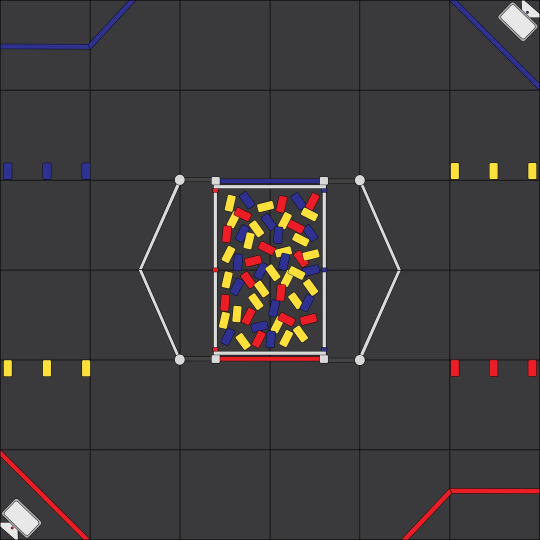
#> input picture image.png, 1080 x 1080 px, given in place of the camera (shown at 1/2 size)
$ python cv_color_computer.py
#> lines starting #> are read from the running program, lines starting #| are printed output that depends on the picture; after the words box and inside, x2 and y2 are one past the last pixel; in counts of white or black regions, pixels touching at a corner belong together
import cv2
import numpy as np
import math
import time
from collections import defaultdict

# Track OpenCV function calls and timing
opencv_stats = defaultdict(lambda: {'count': 0, 'total_time': 0})

def track_opencv(func_name):
#> in main, frame is the input picture: shape (1080, 1080, 3); mean B, G, R 62.3, 61.1, 64.4
    def decorator(func):
        def wrapper(*args, **kwargs):
            start = time.time()
            result = func(*args, **kwargs)
#> result: shape (1080, 1080, 3); mean H, S, V 114.7, 20.1, 67.6
            end = time.time()
            opencv_stats[func_name]['count'] += 1
            opencv_stats[func_name]['total_time'] += (end - start)
            return result
        return wrapper
    return decorator

# Wrap commonly used OpenCV functions
cv2.split = track_opencv('split')(cv2.split)
cv2.cvtColor = track_opencv('cvtColor')(cv2.cvtColor)
cv2.inRange = track_opencv('inRange')(cv2.inRange)
cv2.bitwise_and = track_opencv('bitwise_and')(cv2.bitwise_and)
cv2.bitwise_or = track_opencv('bitwise_or')(cv2.bitwise_or)
cv2.bitwise_not = track_opencv('bitwise_not')(cv2.bitwise_not)
cv2.morphologyEx = track_opencv('morphologyEx')(cv2.morphologyEx)
cv2.GaussianBlur = track_opencv('GaussianBlur')(cv2.GaussianBlur)
cv2.Sobel = track_opencv('Sobel')(cv2.Sobel)
cv2.Canny = track_opencv('Canny')(cv2.Canny)
cv2.findContours = track_opencv('findContours')(cv2.findContours)
cv2.drawContours = track_opencv('drawContours')(cv2.drawContours)
cv2.bilateralFilter = track_opencv('bilateralFilter')(cv2.bilateralFilter)
cv2.normalize = track_opencv('normalize')(cv2.normalize)
cv2.dilate = track_opencv('dilate')(cv2.dilate)
cv2.contourArea = track_opencv('contourArea')(cv2.contourArea)

# Define color ranges for game pieces (adjust these based on your specific game pieces)
lower_blue = np.array([100, 50, 50])
upper_blue = np.array([130, 255, 255])
lower_red1 = np.array([0, 100, 100])
upper_red1 = np.array([10, 255, 255])
lower_red2 = np.array([160, 100, 100])
upper_red2 = np.array([180, 255, 255])
lower_yellow = np.array([20, 100, 100])
upper_yellow = np.array([30, 255, 255])

# Constants
SMALL_CONTOUR_AREA = 1000
ABSOLUTE_SHADOW_THRESHOLD = 160
RELATIVE_SHADOW_THRESHOLD_FACTOR = 1
SHADOW_EDGE_DISTANCE = 10
ABSOLUTE_SHADOW_CONFIRMED_THRESHOLD = 30
DARK_THRESHOLD = 50 # Threshold for dark areas
CANNY_LOW = 50
CANNY_HIGH = 150

# Camera settings
CAMERA_WIDTH = 320
CAMERA_HEIGHT = 240
CAMERA_FPS = 120

# [83 lines left out: functions identify_color, calculate_angle, draw_info, separate_touching_contours, not called in this run]

def remove_shadows(image, mask, threshold):
    # Convert to grayscale for edge and dark area detection
    gray = cv2.cvtColor(image, cv2.COLOR_BGR2GRAY)

    # Create dark mask
    _, dark_mask = cv2.threshold(gray, DARK_THRESHOLD, 255, cv2.THRESH_BINARY_INV)
    cv2.imshow('Dark Mask', dark_mask)

    # Detect edges
    edges = cv2.Canny(dark_mask, CANNY_LOW, CANNY_HIGH)
    cv2.imshow('Edge Detection', edges)

    # Dilate edges to create edge mask
    kernel = np.ones((3,3), np.uint8)
    edge_mask = cv2.dilate(edges, kernel, iterations=1)
    cv2.imshow('Dilated Edge Mask', edge_mask)

    # Combine dark and edge masks
    combined_mask = cv2.bitwise_or(dark_mask, edge_mask)
    cv2.imshow('Combined Mask', combined_mask)

    # Invert the combined mask to keep non-edge, non-dark areas
    clean_mask = cv2.bitwise_not(combined_mask)

    # Apply the clean mask to the original mask
    mask = cv2.bitwise_and(mask, clean_mask)

    # Now proceed with shadow removal on the cleaned mask
    _, thresh = cv2.threshold(gray, threshold, 255, cv2.THRESH_BINARY)
    cv2.imshow('Threshold', thresh)

    _, absolute_thresh = cv2.threshold(gray, ABSOLUTE_SHADOW_CONFIRMED_THRESHOLD, 255, cv2.THRESH_BINARY)
    cv2.imshow('Absolute Threshold', absolute_thresh)

    initial_mask = cv2.bitwise_and(mask, absolute_thresh)
    cv2.imshow('Initial Mask', initial_mask)

    # Calculate distance transform
    dist_transform = cv2.distanceTransform(initial_mask, cv2.DIST_L2, 5)

    # Normalize distance transform for visualization
    dist_normalized = np.zeros(dist_transform.shape, dtype=np.uint8)
    cv2.normalize(dist_transform, dist_normalized, 0, 255, cv2.NORM_MINMAX)
    cv2.imshow('Distance Transform', dist_normalized)

    # Threshold the distance transform
    _, noshadow_mask = cv2.threshold(dist_transform, SHADOW_EDGE_DISTANCE, 255, cv2.THRESH_BINARY)
    noshadow_mask = np.uint8(noshadow_mask)
    cv2.imshow('No Shadow Mask', noshadow_mask)

    final_mask = cv2.bitwise_and(initial_mask, thresh)
    final_mask = cv2.bitwise_or(final_mask, noshadow_mask)
    cv2.imshow('Final Mask', final_mask)

    result = cv2.bitwise_and(image, image, mask=final_mask)
    cv2.imshow('Shadow Removal Result', result)
    return result

def process_frame(frame):
    try:
        loop_start = time.time()

        # Step 1: Convert to HSV and blur
        hsv = cv2.cvtColor(frame, cv2.COLOR_BGR2HSV)
        blurred = cv2.GaussianBlur(hsv, (5, 5), 0)
#> blurred: shape (1080, 1080, 3); mean H, S, V 114.7, 20, 67.7
        cv2.imshow('Step 1: Blurred HSV', blurred)

        # Step 2: Create color masks
        mask_blue = cv2.inRange(blurred, lower_blue, upper_blue)
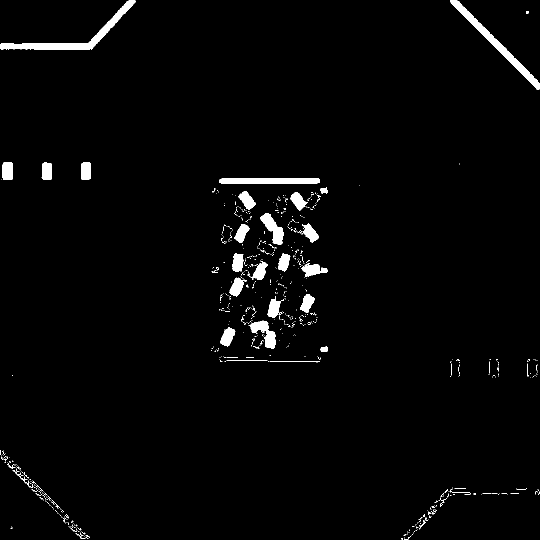
#> mask_blue: shape (1080, 1080) (shown at 1/2 size); 2.2% white; 673 white regions (627 under 20 px), largest, box (x1, y1, x2, y2) and area: (0, 0, 272, 100) 3794, (901, 0, 1080, 179) 3234, (439, 356, 640, 368) 2195
        mask_red1 = cv2.inRange(blurred, lower_red1, upper_red1)
#> mask_red1: shape (1080, 1080); 0% white in thin lines or dots, all inside (x1, y1, x2, y2) = (171, 394, 863, 1080)
        mask_red2 = cv2.inRange(blurred, lower_red2, upper_red2)
#> mask_red2: shape (1080, 1080); 0.99% white; 64 white regions (23 under 20 px), largest, box (x1, y1, x2, y2) and area: (440, 713, 639, 722) 1511, (903, 977, 1078, 987) 1458, (1056, 720, 1074, 753) 509
        mask_red = cv2.bitwise_or(mask_red1, mask_red2)
        mask_yellow = cv2.inRange(blurred, lower_yellow, upper_yellow)
#> mask_yellow: shape (1080, 1080); 1.4% white; 100 white regions (72 under 20 px), largest, box (x1, y1, x2, y2) and area: (487, 441, 527, 499) 1074, (449, 389, 478, 457) 976, (561, 532, 609, 574) 962
        cv2.imshow('Step 2: Blue Mask', mask_blue)
        cv2.imshow('Step 2: Red Mask', mask_red)
        cv2.imshow('Step 2: Yellow Mask', mask_yellow)

        # Step 3: Morphological operations
        kernel = cv2.getStructuringElement(cv2.MORPH_ELLIPSE, (3, 3))
        mask_blue = cv2.morphologyEx(mask_blue, cv2.MORPH_OPEN, kernel)
#> mask_blue: shape (1080, 1080); 1.9% white; 66 white regions (42 under 20 px), largest, box (x1, y1, x2, y2) and area: (0, 0, 272, 100) 3783, (901, 0, 1080, 179) 3229, (439, 356, 640, 368) 2192
        mask_red = cv2.morphologyEx(mask_red, cv2.MORPH_OPEN, kernel)
#> mask_red: shape (1080, 1080); 0.96% white; 51 white regions (6 under 20 px), largest, box (x1, y1, x2, y2) and area: (440, 713, 638, 722) 1498, (903, 977, 1077, 987) 1445, (1056, 720, 1074, 753) 504
        mask_yellow = cv2.morphologyEx(mask_yellow, cv2.MORPH_OPEN, kernel)
#> mask_yellow: shape (1080, 1080); 1.4% white; 28 white regions, largest, box (x1, y1, x2, y2) and area: (487, 441, 527, 499) 1070, (449, 389, 478, 457) 969, (561, 532, 609, 573) 952
        cv2.imshow('Step 3: Morphed Blue Mask', mask_blue)
        cv2.imshow('Step 3: Morphed Red Mask', mask_red)
        cv2.imshow('Step 3: Morphed Yellow Mask', mask_yellow)

        # Step 4: Remove shadows
        blue_no_shadow = remove_shadows(frame, mask_blue, ABSOLUTE_SHADOW_THRESHOLD)
#> in remove_shadows, `_, dark_mask = cv2.threshold(gray, DARK_THRESHOLD, 255, cv2.THRESH_BIN..`: dark_mask: shape (1080, 1080); 3.6% white in thin lines or dots
#> in remove_shadows, `edges = cv2.Canny(dark_mask, CANNY_LOW, CANNY_HIGH)`:
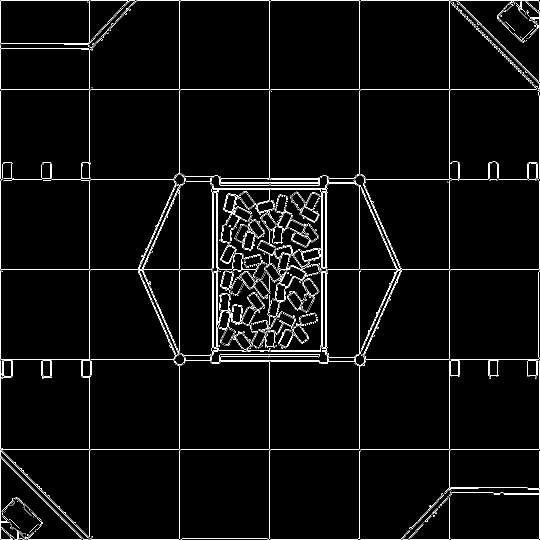
#> edges: shape (1080, 1080) (shown at 1/2 size); 3.1% white in thin lines or dots
#> in remove_shadows, `edge_mask = cv2.dilate(edges, kernel, iterations=1)`: edge_mask: shape (1080, 1080); 9.5% white; 1 white region, box (x1, y1, x2, y2) and area: (0, 0, 1080, 1080) 110481
#> in remove_shadows, `combined_mask = cv2.bitwise_or(dark_mask, edge_mask)`:
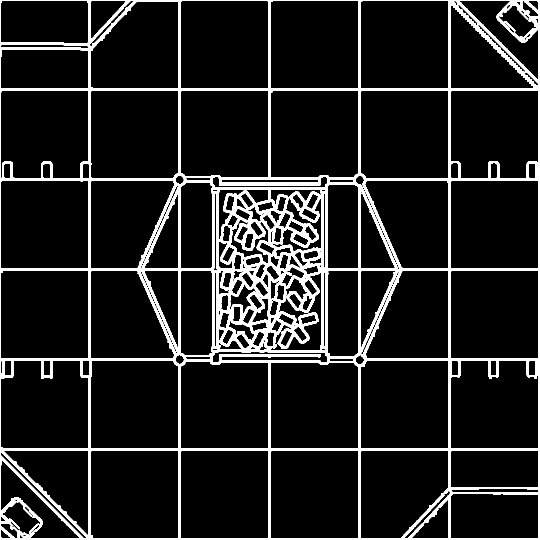
#> combined_mask: shape (1080, 1080) (shown at 1/2 size); 10.4% white; 1 white region, box (x1, y1, x2, y2) and area: (0, 0, 1080, 1080) 121028
#> in remove_shadows, `clean_mask = cv2.bitwise_not(combined_mask)`:
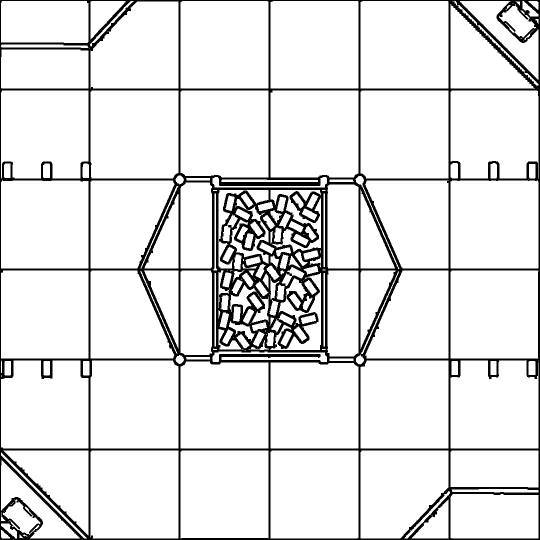
#> clean_mask: shape (1080, 1080) (shown at 1/2 size); 89.6% white; 1 black region, box (x1, y1, x2, y2) and area: (0, 0, 1080, 1080) 121028
#> in remove_shadows, `mask = cv2.bitwise_and(mask, clean_mask)`: mask: shape (1080, 1080); 0.82% white; 57 white regions (33 under 20 px), largest, box (x1, y1, x2, y2) and area: (2, 89, 177, 96) 956, (906, 2, 1077, 171) 871, (443, 359, 636, 364) 862
#> in remove_shadows, `_, thresh = cv2.threshold(gray, threshold, 255, cv2.THRESH_BINARY)`: thresh: shape (1080, 1080); 3% white; 51 white regions, largest, box (x1, y1, x2, y2) and area: (5, 998, 82, 1075) 2817, (997, 5, 1075, 82) 2814, (428, 370, 652, 377) 1543
#> in remove_shadows, `_, absolute_thresh = cv2.threshold(gray, ABSOLUTE_SHADOW_CONFIRMED_THR..`:
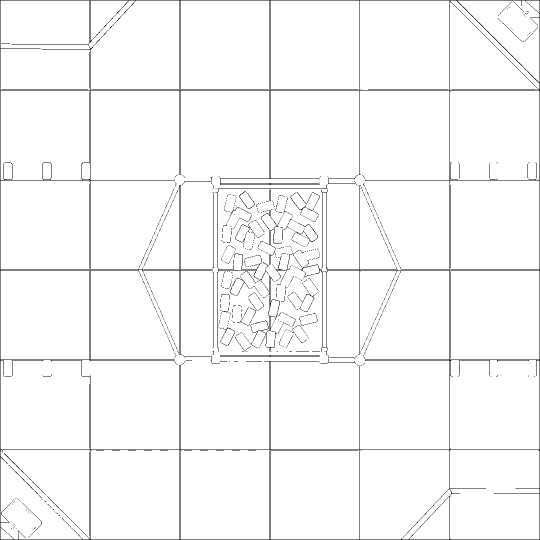
#> absolute_thresh: shape (1080, 1080) (shown at 1/2 size); 97.3% white; black in thin lines or dots
#> in remove_shadows, `cv2.normalize(dist_transform, dist_normalized, 0, 255, cv2.NORM_MINMAX)`: dist_normalized: shape (1080, 1080); every value is 0
#> in remove_shadows, `_, noshadow_mask = cv2.threshold(dist_transform, SHADOW_EDGE_DISTANCE,..`: noshadow_mask: shape (1080, 1080) float32; every value is 0
#> in remove_shadows, `result = cv2.bitwise_and(image, image, mask=final_mask)`: result: shape (1080, 1080, 3); every value is 0
        red_no_shadow = remove_shadows(frame, mask_red, ABSOLUTE_SHADOW_THRESHOLD)
#> in remove_shadows (call 2), `mask = cv2.bitwise_and(mask, clean_mask)`: mask: shape (1080, 1080); 0.73% white; 48 white regions (14 under 20 px), largest, box (x1, y1, x2, y2) and area: (443, 714, 637, 720) 1049, (904, 978, 1077, 985) 978, (1057, 722, 1071, 750) 376
        yellow_no_shadow = remove_shadows(frame, mask_yellow, ABSOLUTE_SHADOW_THRESHOLD)
#> call 3 of remove_shadows, with threshold = 160
#> in remove_shadows (call 3), `mask = cv2.bitwise_and(mask, clean_mask)`:
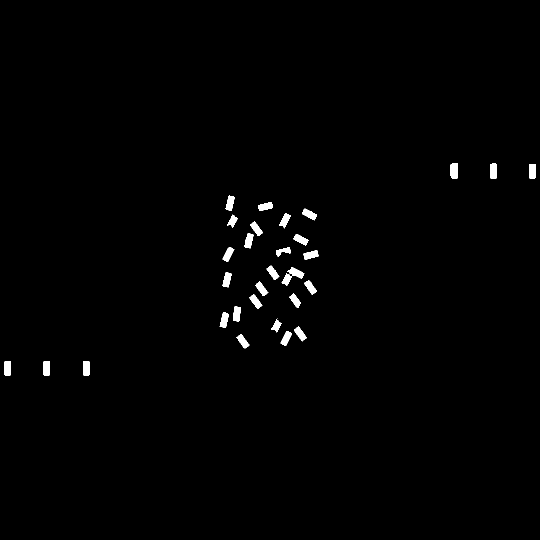
#> mask: shape (1080, 1080) (shown at 1/2 size); 0.93% white; 30 white regions, largest, box (x1, y1, x2, y2) and area: (563, 534, 609, 572) 638, (901, 326, 916, 357) 444, (981, 326, 994, 357) 386
#> in remove_shadows (call 3), `final_mask = cv2.bitwise_and(initial_mask, thresh)`: final_mask: shape (1080, 1080); 0.93% white; 32 white regions (1 under 20 px)
        cv2.imshow('Step 4: Blue No Shadow', blue_no_shadow)
        cv2.imshow('Step 4: Red No Shadow', red_no_shadow)
        cv2.imshow('Step 4: Yellow No Shadow', yellow_no_shadow)

        # Step 5: Convert to grayscale
        blue_gray = cv2.cvtColor(blue_no_shadow, cv2.COLOR_BGR2GRAY)
        red_gray = cv2.cvtColor(red_no_shadow, cv2.COLOR_BGR2GRAY)
        yellow_gray = cv2.cvtColor(yellow_no_shadow, cv2.COLOR_BGR2GRAY)
        cv2.imshow('Step 5: Blue Gray', blue_gray)
        cv2.imshow('Step 5: Red Gray', red_gray)
        cv2.imshow('Step 5: Yellow Gray', yellow_gray)

        # Step 6: Find contours
        contours_blue, _ = cv2.findContours(blue_gray, cv2.RETR_EXTERNAL, cv2.CHAIN_APPROX_SIMPLE)
#> contours_blue = []
        contours_red, _ = cv2.findContours(red_gray, cv2.RETR_EXTERNAL, cv2.CHAIN_APPROX_SIMPLE)
#> contours_red = []
        contours_yellow, _ = cv2.findContours(yellow_gray, cv2.RETR_EXTERNAL, cv2.CHAIN_APPROX_SIMPLE)
#> contours_yellow = 32 contours, 1 with area under 20; largest, box (x1, y1, x2, y2) and area: (902, 326, 916, 357) 380, (981, 326, 994, 357) 345, (466, 613, 481, 643) 336, (166, 722, 179, 751) 334, (87, 722, 100, 751) 334

        # Visualize initial contours
        contours_vis = frame.copy()
        cv2.drawContours(contours_vis, contours_blue, -1, (255, 0, 0), 2)
        cv2.drawContours(contours_vis, contours_red, -1, (0, 0, 255), 2)
        cv2.drawContours(contours_vis, contours_yellow, -1, (0, 255, 255), 2)
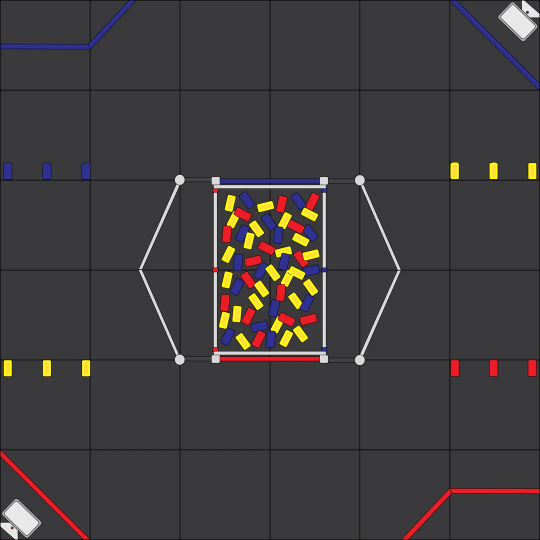
#> contours_vis: shape (1080, 1080, 3) (shown at 1/2 size); 0.69% of pixels changed, all inside (x1, y1, x2, y2) = (8, 325, 1072, 752)
        cv2.imshow('Step 6: Initial Contours', contours_vis)

        # Step 7: Separate touching contours
        separated_blue = [c for contour in contours_blue if cv2.contourArea(contour) > SMALL_CONTOUR_AREA for c in separate_touching_contours(contour)]
#> separated_blue = []
        separated_red = [c for contour in contours_red if cv2.contourArea(contour) > SMALL_CONTOUR_AREA for c in separate_touching_contours(contour)]
#> separated_red = []
        separated_yellow = [c for contour in contours_yellow if cv2.contourArea(contour) > SMALL_CONTOUR_AREA for c in separate_touching_contours(contour)]
#> separated_yellow = []

        # Visualize separated contours
        separated_vis = frame.copy()
        cv2.drawContours(separated_vis, separated_blue, -1, (255, 0, 0), 2)
        cv2.drawContours(separated_vis, separated_red, -1, (0, 0, 255), 2)
        cv2.drawContours(separated_vis, separated_yellow, -1, (0, 255, 255), 2)
        cv2.imshow('Step 7: Separated Contours', separated_vis)

        # Step 8: Process game pieces
        game_pieces = []
        result_frame = frame.copy()

        for color, contours in [("Blue", separated_blue), ("Red", separated_red), ("Yellow", separated_yellow)]:
            for contour in contours:
                angle = calculate_angle(contour)
                M = cv2.moments(contour)
                if M["m00"] != 0:
                    center = (int(M["m10"] / M["m00"]), int(M["m01"] / M["m00"]))
                else:
                    continue
                area = cv2.contourArea(contour)
                cv2.drawContours(result_frame, [contour], 0, (0, 255, 0), 2)
                draw_info(result_frame, color, angle, center, len(game_pieces) + 1, area)
                game_pieces.append({
                    'index': len(game_pieces) + 1,
                    'color': color,
                    'position': center,
                    'angle': angle,
                    'area': area
                })
#> this loop made 3 passes
#> after the loop, game_pieces = []

        cv2.imshow('Step 8: Result', result_frame)

        # Calculate and print loop time
        loop_time = time.time() - loop_start
        print(f"Loop time: {loop_time:.3f} seconds ({1/loop_time:.1f} FPS)")

        # Print OpenCV function statistics
        print("\nOpenCV Function Statistics:")
        for func_name, stats in opencv_stats.items():
            avg_time = stats['total_time'] / stats['count'] if stats['count'] > 0 else 0
            total_time = stats['total_time']
            print(f"{func_name}: {stats['count']} calls, avg time: {avg_time*1000:.2f}ms, total time: {total_time*1000:.2f}ms")

    except Exception as e:
        cv2.putText(frame, f"Error: {str(e)}", (10, 30), cv2.FONT_HERSHEY_SIMPLEX, 1, (0, 0, 255), 2)

    return result_frame

def main():
    cap = cv2.VideoCapture(0)

    # Set camera properties
    cap.set(cv2.CAP_PROP_FRAME_WIDTH, CAMERA_WIDTH)
    cap.set(cv2.CAP_PROP_FRAME_HEIGHT, CAMERA_HEIGHT)
    cap.set(cv2.CAP_PROP_FPS, CAMERA_FPS)

    actual_width = cap.get(cv2.CAP_PROP_FRAME_WIDTH)
    actual_height = cap.get(cv2.CAP_PROP_FRAME_HEIGHT)
    actual_fps = cap.get(cv2.CAP_PROP_FPS)

    print(f"Camera settings:")
    print(f"Requested: {CAMERA_WIDTH}x{CAMERA_HEIGHT} @ {CAMERA_FPS}fps")
    print(f"Actual: {actual_width}x{actual_height} @ {actual_fps}fps")

    while True:
        ret, frame = cap.read()

        if not ret:
            print("Failed to grab frame")
            break

        processed_frame = process_frame(frame)

        cv2.imshow('Processed Frame', processed_frame)

        if cv2.waitKey(1) & 0xFF == ord('q'):
#> (key q is pressed here)
            break

    cap.release()
    cv2.destroyAllWindows()

if __name__ == "__main__":
    main()
